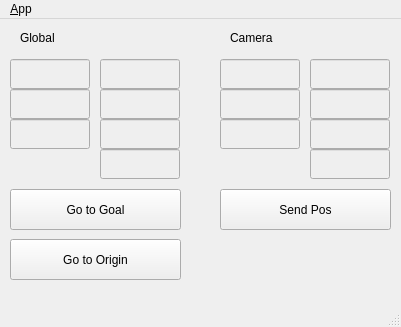
<?xml version="1.0" encoding="UTF-8"?>
<ui version="4.0">
 <class>MainWindowDesign</class>
 <widget class="QMainWindow" name="MainWindowDesign">
  <property name="geometry">
   <rect>
    <x>0</x>
    <y>0</y>
    <width>401</width>
    <height>327</height>
   </rect>
  </property>
  <property name="windowTitle">
   <string>DRC GUI</string>
  </property>
  <property name="windowIcon">
   <iconset resource="../resources/images.qrc">
    <normaloff>:/images/icon.png</normaloff>:/images/icon.png</iconset>
  </property>
  <property name="locale">
   <locale language="English" country="Australia"/>
  </property>
  <widget class="QWidget" name="centralwidget">
   <widget class="QLineEdit" name="LE_CAMERA_ORI_Y">
    <property name="enabled">
     <bool>false</bool>
    </property>
    <property name="geometry">
     <rect>
      <x>310</x>
      <y>70</y>
      <width>80</width>
      <height>30</height>
     </rect>
    </property>
    <property name="readOnly">
     <bool>true</bool>
    </property>
   </widget>
   <widget class="QLineEdit" name="LE_GLOBAL_ORI_Y">
    <property name="enabled">
     <bool>false</bool>
    </property>
    <property name="geometry">
     <rect>
      <x>100</x>
      <y>70</y>
      <width>80</width>
      <height>30</height>
     </rect>
    </property>
    <property name="readOnly">
     <bool>true</bool>
    </property>
   </widget>
   <widget class="QLineEdit" name="LE_CAMERA_ORI_W">
    <property name="enabled">
     <bool>false</bool>
    </property>
    <property name="geometry">
     <rect>
      <x>310</x>
      <y>130</y>
      <width>80</width>
      <height>30</height>
     </rect>
    </property>
    <property name="readOnly">
     <bool>true</bool>
    </property>
   </widget>
   <widget class="QLineEdit" name="LE_GLOBAL_POS_X">
    <property name="enabled">
     <bool>false</bool>
    </property>
    <property name="geometry">
     <rect>
      <x>10</x>
      <y>40</y>
      <width>80</width>
      <height>30</height>
     </rect>
    </property>
    <property name="readOnly">
     <bool>true</bool>
    </property>
   </widget>
   <widget class="QLineEdit" name="LE_GLOBAL_POS_Z">
    <property name="enabled">
     <bool>false</bool>
    </property>
    <property name="geometry">
     <rect>
      <x>10</x>
      <y>100</y>
      <width>80</width>
      <height>30</height>
     </rect>
    </property>
    <property name="readOnly">
     <bool>true</bool>
    </property>
   </widget>
   <widget class="QLineEdit" name="LE_CAMERA_POS_Z">
    <property name="enabled">
     <bool>false</bool>
    </property>
    <property name="geometry">
     <rect>
      <x>220</x>
      <y>100</y>
      <width>80</width>
      <height>30</height>
     </rect>
    </property>
    <property name="readOnly">
     <bool>true</bool>
    </property>
   </widget>
   <widget class="QLineEdit" name="LE_GLOBAL_ORI_X">
    <property name="enabled">
     <bool>false</bool>
    </property>
    <property name="geometry">
     <rect>
      <x>100</x>
      <y>40</y>
      <width>80</width>
      <height>30</height>
     </rect>
    </property>
    <property name="readOnly">
     <bool>true</bool>
    </property>
   </widget>
   <widget class="QLineEdit" name="LE_CAMERA_ORI_Z">
    <property name="enabled">
     <bool>false</bool>
    </property>
    <property name="geometry">
     <rect>
      <x>310</x>
      <y>100</y>
      <width>80</width>
      <height>30</height>
     </rect>
    </property>
    <property name="readOnly">
     <bool>true</bool>
    </property>
   </widget>
   <widget class="QLabel" name="label_4">
    <property name="geometry">
     <rect>
      <x>20</x>
      <y>10</y>
      <width>67</width>
      <height>17</height>
     </rect>
    </property>
    <property name="text">
     <string>Global</string>
    </property>
   </widget>
   <widget class="QLabel" name="label_5">
    <property name="geometry">
     <rect>
      <x>230</x>
      <y>10</y>
      <width>67</width>
      <height>17</height>
     </rect>
    </property>
    <property name="text">
     <string>Camera</string>
    </property>
   </widget>
   <widget class="QLineEdit" name="LE_CAMERA_POS_Y">
    <property name="enabled">
     <bool>false</bool>
    </property>
    <property name="geometry">
     <rect>
      <x>220</x>
      <y>70</y>
      <width>80</width>
      <height>30</height>
     </rect>
    </property>
    <property name="readOnly">
     <bool>true</bool>
    </property>
   </widget>
   <widget class="QPushButton" name="BTN_SEND_POS">
    <property name="geometry">
     <rect>
      <x>220</x>
      <y>170</y>
      <width>171</width>
      <height>41</height>
     </rect>
    </property>
    <property name="text">
     <string>Send Pos</string>
    </property>
   </widget>
   <widget class="QLineEdit" name="LE_CAMERA_POS_X">
    <property name="enabled">
     <bool>false</bool>
    </property>
    <property name="geometry">
     <rect>
      <x>220</x>
      <y>40</y>
      <width>80</width>
      <height>30</height>
     </rect>
    </property>
    <property name="readOnly">
     <bool>true</bool>
    </property>
   </widget>
   <widget class="QLineEdit" name="LE_CAMERA_ORI_X">
    <property name="enabled">
     <bool>false</bool>
    </property>
    <property name="geometry">
     <rect>
      <x>310</x>
      <y>40</y>
      <width>80</width>
      <height>30</height>
     </rect>
    </property>
    <property name="readOnly">
     <bool>true</bool>
    </property>
   </widget>
   <widget class="QLineEdit" name="LE_GLOBAL_ORI_Z">
    <property name="enabled">
     <bool>false</bool>
    </property>
    <property name="geometry">
     <rect>
      <x>100</x>
      <y>100</y>
      <width>80</width>
      <height>30</height>
     </rect>
    </property>
    <property name="readOnly">
     <bool>true</bool>
    </property>
   </widget>
   <widget class="QLineEdit" name="LE_GLOBAL_POS_Y">
    <property name="enabled">
     <bool>false</bool>
    </property>
    <property name="geometry">
     <rect>
      <x>10</x>
      <y>70</y>
      <width>80</width>
      <height>30</height>
     </rect>
    </property>
    <property name="readOnly">
     <bool>true</bool>
    </property>
   </widget>
   <widget class="QLineEdit" name="LE_GLOBAL_ORI_W">
    <property name="enabled">
     <bool>false</bool>
    </property>
    <property name="geometry">
     <rect>
      <x>100</x>
      <y>130</y>
      <width>80</width>
      <height>30</height>
     </rect>
    </property>
    <property name="readOnly">
     <bool>true</bool>
    </property>
   </widget>
   <widget class="QPushButton" name="BTN_GOTO_GOAL">
    <property name="geometry">
     <rect>
      <x>10</x>
      <y>170</y>
      <width>171</width>
      <height>41</height>
     </rect>
    </property>
    <property name="text">
     <string>Go to Goal</string>
    </property>
   </widget>
   <widget class="QPushButton" name="BTN_GOTO_ORIGIN">
    <property name="geometry">
     <rect>
      <x>10</x>
      <y>220</y>
      <width>171</width>
      <height>41</height>
     </rect>
    </property>
    <property name="text">
     <string>Go to Origin</string>
    </property>
   </widget>
  </widget>
  <widget class="QMenuBar" name="menubar">
   <property name="geometry">
    <rect>
     <x>0</x>
     <y>0</y>
     <width>401</width>
     <height>25</height>
    </rect>
   </property>
   <widget class="QMenu" name="menu_File">
    <property name="title">
     <string>&amp;App</string>
    </property>
    <addaction name="action_Preferences"/>
    <addaction name="separator"/>
    <addaction name="separator"/>
    <addaction name="action_Quit"/>
   </widget>
   <addaction name="menu_File"/>
  </widget>
  <widget class="QStatusBar" name="statusbar"/>
  <action name="action_Preferences">
   <property name="text">
    <string>&amp;Preferences</string>
   </property>
  </action>
  <action name="action_Quit">
   <property name="text">
    <string>&amp;Quit</string>
   </property>
   <property name="shortcut">
    <string>Ctrl+Q</string>
   </property>
   <property name="shortcutContext">
    <enum>Qt::ApplicationShortcut</enum>
   </property>
  </action>
 </widget>
 <resources>
  <include location="../resources/images.qrc"/>
 </resources>
 <connections>
  <connection>
   <sender>action_Quit</sender>
   <signal>triggered()</signal>
   <receiver>MainWindowDesign</receiver>
   <slot>close()</slot>
   <hints>
    <hint type="sourcelabel">
     <x>-1</x>
     <y>-1</y>
    </hint>
    <hint type="destinationlabel">
     <x>399</x>
     <y>299</y>
    </hint>
   </hints>
  </connection>
 </connections>
</ui>
